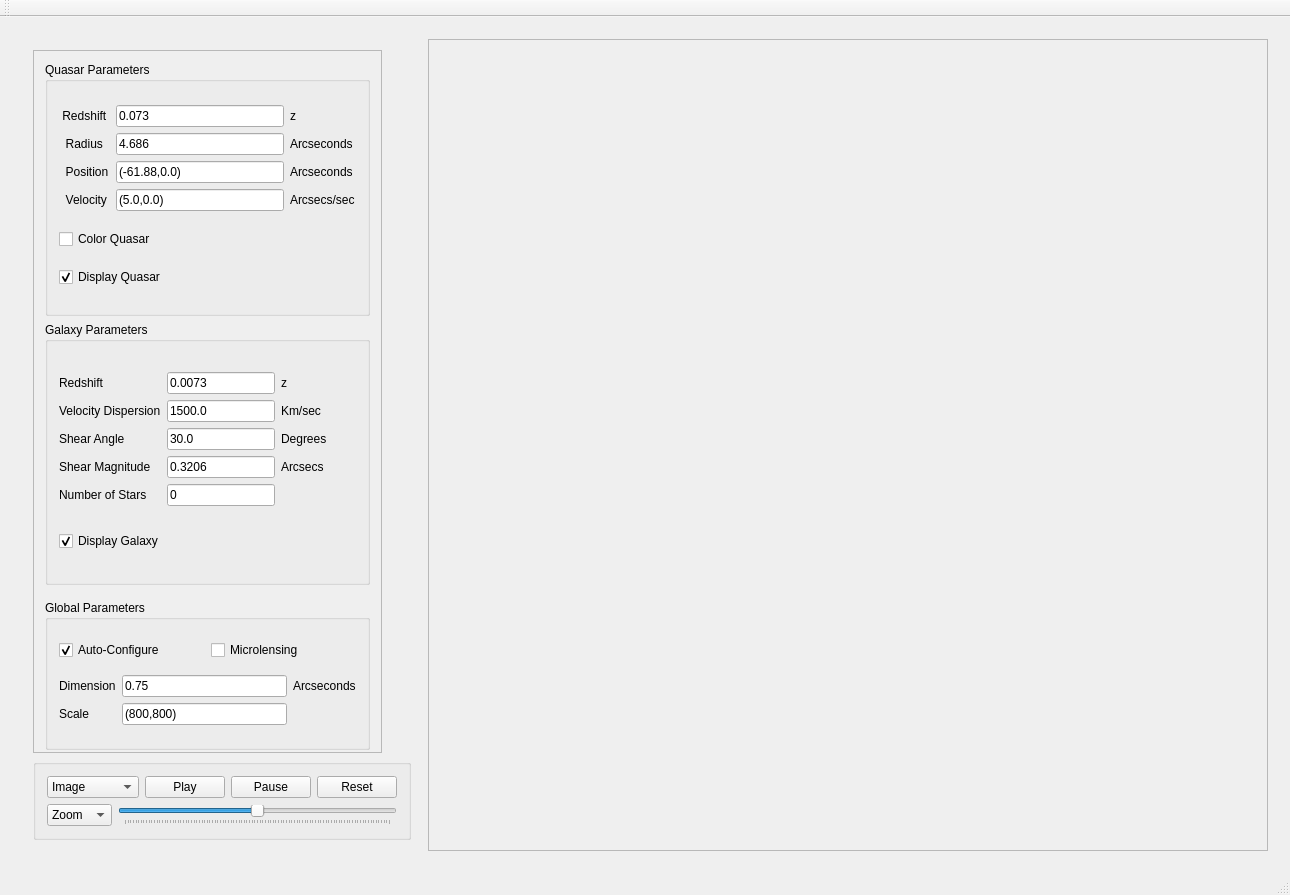
<?xml version="1.0" encoding="UTF-8"?>
<ui version="4.0">
 <class>gui</class>
 <widget class="QMainWindow" name="gui">
  <property name="geometry">
   <rect>
    <x>0</x>
    <y>0</y>
    <width>1290</width>
    <height>895</height>
   </rect>
  </property>
  <property name="windowTitle">
   <string>gui</string>
  </property>
  <widget class="QWidget" name="centralWidget">
   <layout class="QVBoxLayout" name="verticalLayout">
    <item>
     <widget class="QScrollArea" name="scrollArea">
      <property name="frameShape">
       <enum>QFrame::NoFrame</enum>
      </property>
      <property name="widgetResizable">
       <bool>true</bool>
      </property>
      <widget class="QWidget" name="scrollAreaWidgetContents">
       <property name="geometry">
        <rect>
         <x>0</x>
         <y>0</y>
         <width>1266</width>
         <height>824</height>
        </rect>
       </property>
       <layout class="QHBoxLayout" name="horizontalLayout">
        <item>
         <widget class="QFrame" name="frame">
          <property name="maximumSize">
           <size>
            <width>400</width>
            <height>16777215</height>
           </size>
          </property>
          <property name="frameShape">
           <enum>QFrame::NoFrame</enum>
          </property>
          <property name="frameShadow">
           <enum>QFrame::Raised</enum>
          </property>
          <layout class="QVBoxLayout" name="verticalLayout_3">
           <item alignment="Qt::AlignLeft">
            <widget class="QScrollArea" name="scrollArea_2">
             <property name="maximumSize">
              <size>
               <width>400</width>
               <height>180000</height>
              </size>
             </property>
             <property name="widgetResizable">
              <bool>true</bool>
             </property>
             <widget class="QWidget" name="scrollAreaWidgetContents_2">
              <property name="geometry">
               <rect>
                <x>0</x>
                <y>0</y>
                <width>374</width>
                <height>655</height>
               </rect>
              </property>
              <layout class="QVBoxLayout" name="verticalLayout_2">
               <item>
                <widget class="QGroupBox" name="groupBox_3">
                 <property name="enabled">
                  <bool>true</bool>
                 </property>
                 <property name="sizePolicy">
                  <sizepolicy hsizetype="Minimum" vsizetype="Preferred">
                   <horstretch>0</horstretch>
                   <verstretch>0</verstretch>
                  </sizepolicy>
                 </property>
                 <property name="minimumSize">
                  <size>
                   <width>30</width>
                   <height>0</height>
                  </size>
                 </property>
                 <property name="maximumSize">
                  <size>
                   <width>16777215</width>
                   <height>264</height>
                  </size>
                 </property>
                 <property name="title">
                  <string>Quasar Parameters</string>
                 </property>
                 <layout class="QGridLayout" name="gridLayout_4">
                  <item row="5" column="1">
                   <widget class="QCheckBox" name="colorLenseImg">
                    <property name="enabled">
                     <bool>true</bool>
                    </property>
                    <property name="maximumSize">
                     <size>
                      <width>1677215</width>
                      <height>16777215</height>
                     </size>
                    </property>
                    <property name="layoutDirection">
                     <enum>Qt::LeftToRight</enum>
                    </property>
                    <property name="text">
                     <string>Color Quasar</string>
                    </property>
                    <property name="checked">
                     <bool>false</bool>
                    </property>
                    <property name="tristate">
                     <bool>false</bool>
                    </property>
                   </widget>
                  </item>
                  <item row="0" column="1">
                   <layout class="QGridLayout" name="gridLayout_5">
                    <item row="2" column="1">
                     <widget class="QLineEdit" name="qPosition">
                      <property name="text">
                       <string>(-61.88,0.0)</string>
                      </property>
                     </widget>
                    </item>
                    <item row="2" column="2">
                     <widget class="QLabel" name="label_10">
                      <property name="text">
                       <string>Arcseconds </string>
                      </property>
                     </widget>
                    </item>
                    <item row="2" column="0">
                     <widget class="QLabel" name="label_7">
                      <property name="text">
                       <string>  Position</string>
                      </property>
                     </widget>
                    </item>
                    <item row="1" column="1">
                     <widget class="QLineEdit" name="qRadius">
                      <property name="text">
                       <string>4.686</string>
                      </property>
                     </widget>
                    </item>
                    <item row="3" column="0">
                     <widget class="QLabel" name="label_6">
                      <property name="text">
                       <string>  Velocity</string>
                      </property>
                     </widget>
                    </item>
                    <item row="3" column="1">
                     <widget class="QLineEdit" name="qVelocity">
                      <property name="text">
                       <string>(5.0,0.0)</string>
                      </property>
                     </widget>
                    </item>
                    <item row="3" column="2">
                     <widget class="QLabel" name="label_8">
                      <property name="text">
                       <string>Arcsecs/sec</string>
                      </property>
                     </widget>
                    </item>
                    <item row="1" column="2">
                     <widget class="QLabel" name="label_19">
                      <property name="text">
                       <string>Arcseconds</string>
                      </property>
                     </widget>
                    </item>
                    <item row="0" column="0">
                     <widget class="QLabel" name="label_9">
                      <property name="text">
                       <string> Redshift </string>
                      </property>
                     </widget>
                    </item>
                    <item row="1" column="0">
                     <widget class="QLabel" name="label_4">
                      <property name="text">
                       <string>  Radius</string>
                      </property>
                     </widget>
                    </item>
                    <item row="0" column="1">
                     <widget class="QLineEdit" name="qRedshift">
                      <property name="text">
                       <string>0.073</string>
                      </property>
                     </widget>
                    </item>
                    <item row="0" column="2">
                     <widget class="QLabel" name="label_5">
                      <property name="text">
                       <string>z</string>
                      </property>
                     </widget>
                    </item>
                   </layout>
                  </item>
                  <item row="6" column="1">
                   <widget class="QCheckBox" name="displayQuasar">
                    <property name="layoutDirection">
                     <enum>Qt::LeftToRight</enum>
                    </property>
                    <property name="text">
                     <string>Display Quasar</string>
                    </property>
                    <property name="checked">
                     <bool>true</bool>
                    </property>
                   </widget>
                  </item>
                 </layout>
                </widget>
               </item>
               <item>
                <widget class="QGroupBox" name="groupBox_4">
                 <property name="sizePolicy">
                  <sizepolicy hsizetype="Preferred" vsizetype="Preferred">
                   <horstretch>0</horstretch>
                   <verstretch>0</verstretch>
                  </sizepolicy>
                 </property>
                 <property name="minimumSize">
                  <size>
                   <width>30</width>
                   <height>0</height>
                  </size>
                 </property>
                 <property name="maximumSize">
                  <size>
                   <width>16777215</width>
                   <height>263</height>
                  </size>
                 </property>
                 <property name="title">
                  <string>Galaxy Parameters</string>
                 </property>
                 <layout class="QGridLayout" name="gridLayout">
                  <item row="0" column="3">
                   <widget class="QLabel" name="label_15">
                    <property name="text">
                     <string/>
                    </property>
                   </widget>
                  </item>
                  <item row="5" column="2">
                   <widget class="QLabel" name="label_18">
                    <property name="sizePolicy">
                     <sizepolicy hsizetype="Preferred" vsizetype="Preferred">
                      <horstretch>0</horstretch>
                      <verstretch>1</verstretch>
                     </sizepolicy>
                    </property>
                    <property name="text">
                     <string/>
                    </property>
                   </widget>
                  </item>
                  <item row="0" column="1">
                   <layout class="QGridLayout" name="gridLayout_3">
                    <item row="3" column="1">
                     <widget class="QLineEdit" name="gShearMag">
                      <property name="text">
                       <string>0.3206</string>
                      </property>
                     </widget>
                    </item>
                    <item row="4" column="1">
                     <widget class="QLineEdit" name="gNumStars">
                      <property name="text">
                       <string>0</string>
                      </property>
                     </widget>
                    </item>
                    <item row="1" column="2">
                     <widget class="QLabel" name="label_16">
                      <property name="text">
                       <string>Km/sec</string>
                      </property>
                     </widget>
                    </item>
                    <item row="3" column="0">
                     <widget class="QLabel" name="label_12">
                      <property name="text">
                       <string>Shear Magnitude</string>
                      </property>
                     </widget>
                    </item>
                    <item row="3" column="2">
                     <widget class="QLabel" name="label_17">
                      <property name="text">
                       <string>Arcsecs</string>
                      </property>
                     </widget>
                    </item>
                    <item row="2" column="2">
                     <widget class="QLabel" name="label_2">
                      <property name="text">
                       <string>Degrees </string>
                      </property>
                     </widget>
                    </item>
                    <item row="1" column="0">
                     <widget class="QLabel" name="label_11">
                      <property name="text">
                       <string>Velocity Dispersion</string>
                      </property>
                     </widget>
                    </item>
                    <item row="2" column="0">
                     <widget class="QLabel" name="label_3">
                      <property name="text">
                       <string>Shear Angle</string>
                      </property>
                     </widget>
                    </item>
                    <item row="1" column="1">
                     <widget class="QLineEdit" name="gVelDispersion">
                      <property name="text">
                       <string>1500.0</string>
                      </property>
                     </widget>
                    </item>
                    <item row="4" column="0">
                     <widget class="QLabel" name="label_13">
                      <property name="text">
                       <string>Number of Stars</string>
                      </property>
                     </widget>
                    </item>
                    <item row="2" column="1">
                     <widget class="QLineEdit" name="gShearAngle">
                      <property name="text">
                       <string>30.0</string>
                      </property>
                     </widget>
                    </item>
                    <item row="0" column="0">
                     <widget class="QLabel" name="label_14">
                      <property name="text">
                       <string>Redshift</string>
                      </property>
                     </widget>
                    </item>
                    <item row="0" column="1">
                     <widget class="QLineEdit" name="gRedshift">
                      <property name="text">
                       <string>0.0073</string>
                      </property>
                     </widget>
                    </item>
                    <item row="0" column="2">
                     <widget class="QLabel" name="label">
                      <property name="text">
                       <string>z</string>
                      </property>
                     </widget>
                    </item>
                   </layout>
                  </item>
                  <item row="5" column="1">
                   <widget class="QCheckBox" name="displayGalaxy">
                    <property name="layoutDirection">
                     <enum>Qt::LeftToRight</enum>
                    </property>
                    <property name="text">
                     <string>Display Galaxy</string>
                    </property>
                    <property name="checked">
                     <bool>true</bool>
                    </property>
                   </widget>
                  </item>
                 </layout>
                </widget>
               </item>
               <item>
                <widget class="QGroupBox" name="groupBox">
                 <property name="minimumSize">
                  <size>
                   <width>0</width>
                   <height>150</height>
                  </size>
                 </property>
                 <property name="maximumSize">
                  <size>
                   <width>16777215</width>
                   <height>132</height>
                  </size>
                 </property>
                 <property name="title">
                  <string>Global Parameters</string>
                 </property>
                 <layout class="QGridLayout" name="gridLayout_6">
                  <item row="5" column="0">
                   <layout class="QGridLayout" name="gridLayout_2">
                    <item row="0" column="1">
                     <widget class="QLineEdit" name="scaleInput">
                      <property name="enabled">
                       <bool>true</bool>
                      </property>
                      <property name="text">
                       <string>0.75</string>
                      </property>
                     </widget>
                    </item>
                    <item row="0" column="2">
                     <widget class="QLabel" name="label_22">
                      <property name="text">
                       <string>Arcseconds</string>
                      </property>
                     </widget>
                    </item>
                    <item row="0" column="0">
                     <widget class="QLabel" name="label_21">
                      <property name="text">
                       <string>Dimension</string>
                      </property>
                     </widget>
                    </item>
                    <item row="1" column="0">
                     <widget class="QLabel" name="label_20">
                      <property name="text">
                       <string>Scale</string>
                      </property>
                     </widget>
                    </item>
                    <item row="1" column="1">
                     <widget class="QLineEdit" name="dimensionInput">
                      <property name="enabled">
                       <bool>true</bool>
                      </property>
                      <property name="text">
                       <string>(800,800)</string>
                      </property>
                     </widget>
                    </item>
                   </layout>
                  </item>
                  <item row="1" column="0">
                   <layout class="QHBoxLayout" name="horizontalLayout_3">
                    <item>
                     <widget class="QCheckBox" name="autoConfigCheckBox">
                      <property name="text">
                       <string>Auto-Configure</string>
                      </property>
                      <property name="checked">
                       <bool>true</bool>
                      </property>
                     </widget>
                    </item>
                    <item>
                     <widget class="QCheckBox" name="toggleMicrolensing">
                      <property name="text">
                       <string>Microlensing</string>
                      </property>
                     </widget>
                    </item>
                   </layout>
                  </item>
                 </layout>
                </widget>
               </item>
              </layout>
             </widget>
            </widget>
           </item>
           <item>
            <widget class="QGroupBox" name="groupBox_2">
             <property name="title">
              <string/>
             </property>
             <layout class="QVBoxLayout" name="verticalLayout_4">
              <item>
               <layout class="QHBoxLayout" name="horizontalLayout_2">
                <item>
                 <widget class="QComboBox" name="modeComboBox">
                  <item>
                   <property name="text">
                    <string>Image</string>
                   </property>
                  </item>
                  <item>
                   <property name="text">
                    <string>Magnification Map</string>
                   </property>
                  </item>
                  <item>
                   <property name="text">
                    <string>Time Delay Surface</string>
                   </property>
                  </item>
                 </widget>
                </item>
                <item>
                 <widget class="QPushButton" name="playButton">
                  <property name="text">
                   <string>Play</string>
                  </property>
                  <property name="autoDefault">
                   <bool>false</bool>
                  </property>
                  <property name="default">
                   <bool>false</bool>
                  </property>
                  <property name="flat">
                   <bool>false</bool>
                  </property>
                 </widget>
                </item>
                <item>
                 <widget class="QPushButton" name="pauseButton">
                  <property name="text">
                   <string>Pause</string>
                  </property>
                 </widget>
                </item>
                <item>
                 <widget class="QPushButton" name="resetButton">
                  <property name="text">
                   <string>Reset</string>
                  </property>
                 </widget>
                </item>
               </layout>
              </item>
              <item>
               <layout class="QHBoxLayout" name="horizontalLayout_4">
                <item>
                 <widget class="QComboBox" name="zoomComboBox">
                  <item>
                   <property name="text">
                    <string>Zoom</string>
                   </property>
                  </item>
                  <item>
                   <property name="text">
                    <string>Time</string>
                   </property>
                  </item>
                  <item>
                   <property name="text">
                    <string>Speed</string>
                   </property>
                  </item>
                 </widget>
                </item>
                <item>
                 <widget class="QSlider" name="horizontalSlider">
                  <property name="maximum">
                   <number>1000</number>
                  </property>
                  <property name="value">
                   <number>500</number>
                  </property>
                  <property name="orientation">
                   <enum>Qt::Horizontal</enum>
                  </property>
                  <property name="tickPosition">
                   <enum>QSlider::TicksBelow</enum>
                  </property>
                 </widget>
                </item>
               </layout>
              </item>
             </layout>
            </widget>
           </item>
          </layout>
         </widget>
        </item>
        <item>
         <widget class="QScrollArea" name="scrollArea_3">
          <property name="minimumSize">
           <size>
            <width>800</width>
            <height>800</height>
           </size>
          </property>
          <property name="widgetResizable">
           <bool>true</bool>
          </property>
          <widget class="QWidget" name="scrollAreaWidgetContents_3">
           <property name="geometry">
            <rect>
             <x>0</x>
             <y>0</y>
             <width>824</width>
             <height>798</height>
            </rect>
           </property>
           <layout class="QVBoxLayout" name="verticalLayout_5">
            <item>
             <widget class="QLabel" name="main_canvas">
              <property name="text">
               <string/>
              </property>
             </widget>
            </item>
           </layout>
          </widget>
         </widget>
        </item>
       </layout>
      </widget>
     </widget>
    </item>
   </layout>
  </widget>
  <widget class="QMenuBar" name="menuBar">
   <property name="geometry">
    <rect>
     <x>0</x>
     <y>0</y>
     <width>1290</width>
     <height>22</height>
    </rect>
   </property>
  </widget>
  <widget class="QToolBar" name="mainToolBar">
   <attribute name="toolBarArea">
    <enum>TopToolBarArea</enum>
   </attribute>
   <attribute name="toolBarBreak">
    <bool>false</bool>
   </attribute>
  </widget>
  <widget class="QStatusBar" name="statusBar"/>
 </widget>
 <layoutdefault spacing="6" margin="11"/>
 <resources/>
 <connections/>
</ui>
